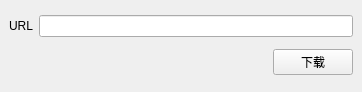
<?xml version="1.0" encoding="UTF-8"?>
<ui version="4.0">
 <class>MainWindow</class>
 <widget class="QMainWindow" name="MainWindow">
  <property name="geometry">
   <rect>
    <x>0</x>
    <y>0</y>
    <width>362</width>
    <height>92</height>
   </rect>
  </property>
  <property name="windowTitle">
   <string>MainWindow</string>
  </property>
  <widget class="QWidget" name="centralwidget">
   <layout class="QVBoxLayout" name="verticalLayout">
    <item>
     <layout class="QHBoxLayout" name="horizontalLayout">
      <item>
       <widget class="QLabel" name="label_url">
        <property name="text">
         <string>URL</string>
        </property>
       </widget>
      </item>
      <item>
       <widget class="QLineEdit" name="lineEdit_url"/>
      </item>
     </layout>
    </item>
    <item>
     <layout class="QHBoxLayout" name="horizontalLayout_2">
      <item>
       <spacer name="horizontalSpacer">
        <property name="orientation">
         <enum>Qt::Horizontal</enum>
        </property>
        <property name="sizeHint" stdset="0">
         <size>
          <width>40</width>
          <height>20</height>
         </size>
        </property>
       </spacer>
      </item>
      <item>
       <widget class="QPushButton" name="pushButton_get">
        <property name="text">
         <string>下载</string>
        </property>
       </widget>
      </item>
     </layout>
    </item>
   </layout>
  </widget>
  <widget class="QMenuBar" name="menubar">
   <property name="geometry">
    <rect>
     <x>0</x>
     <y>0</y>
     <width>362</width>
     <height>22</height>
    </rect>
   </property>
  </widget>
 </widget>
 <resources/>
 <connections/>
</ui>
